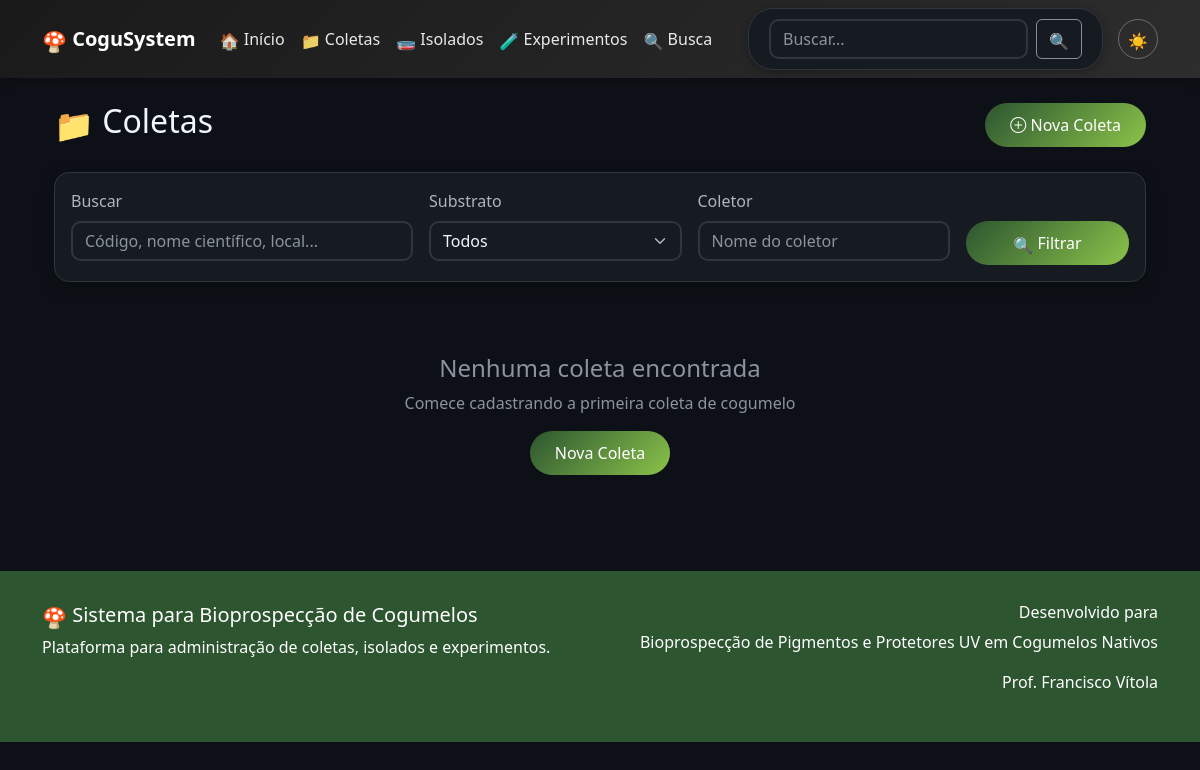
The page /coletas on the database as committed earlier.
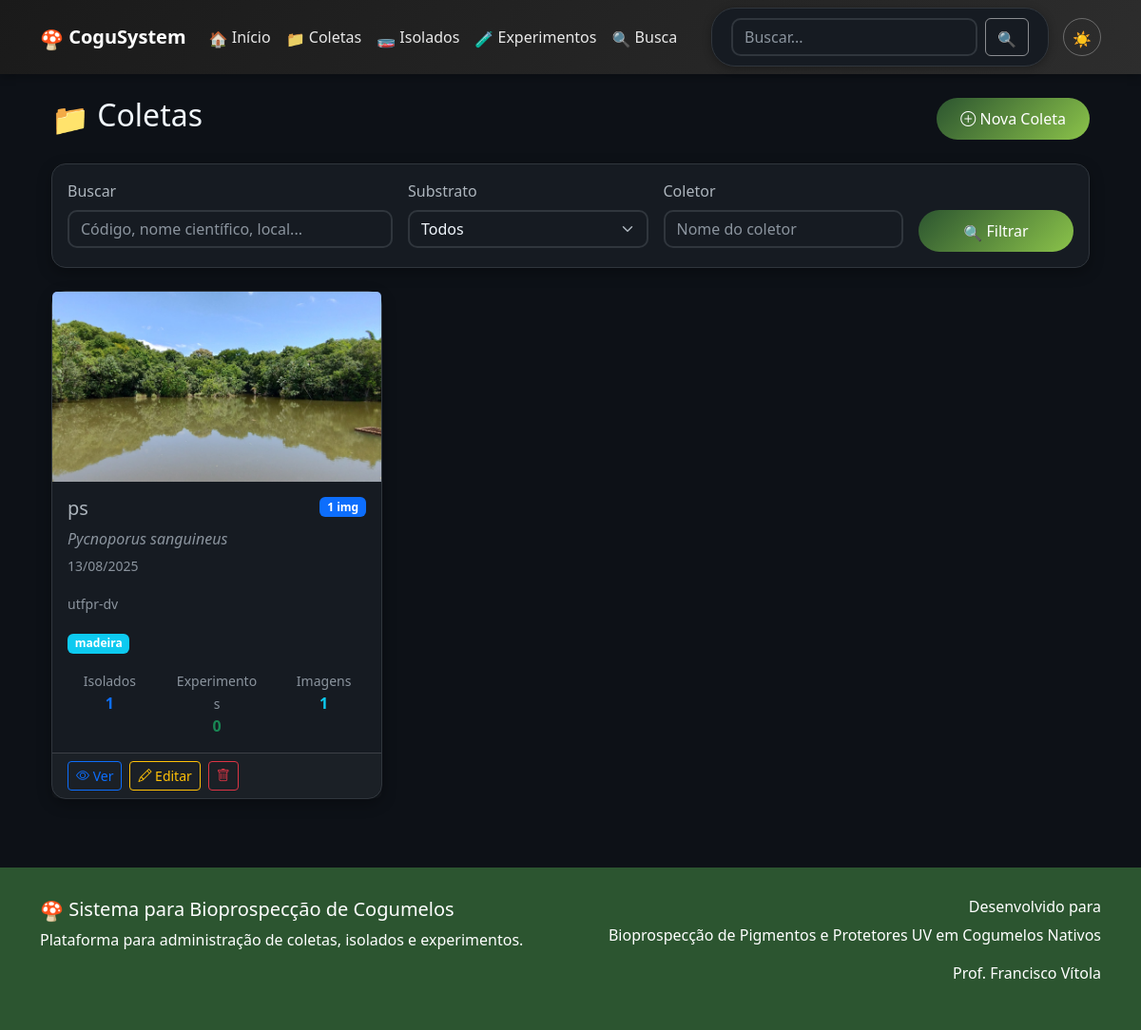
The same page on the database as committed later.
### app.py (models this page shows)
class Coleta(db.Model):
    id = db.Column(db.Integer, primary_key=True)
    codigo = db.Column(db.String(50), unique=True, nullable=False)
    nome_cientifico = db.Column(db.String(200))
    nome_popular = db.Column(db.String(200))
    data_coleta = db.Column(db.Date, nullable=False)
    local_coleta = db.Column(db.String(500))
    coordenadas = db.Column(db.String(100))
    substrato = db.Column(db.String(200))
    coletor = db.Column(db.String(200))
    observacoes = db.Column(db.Text)
    data_cadastro = db.Column(db.DateTime, default=datetime.utcnow)
    isolados = db.relationship('Isolado', backref='coleta', lazy=True, cascade='all, delete-orphan')
    experimentos = db.relationship('Experimento', backref='coleta', lazy=True, cascade='all, delete-orphan')
    imagens = db.relationship('ImagemColeta', back_populates='coleta', lazy=True, cascade='all, delete-orphan')

class ImagemColeta(db.Model):
    id = db.Column(db.Integer, primary_key=True)
    coleta_id = db.Column(db.Integer, db.ForeignKey('coleta.id'), nullable=False)
    nome_arquivo = db.Column(db.String(255), nullable=False)
    descricao = db.Column(db.String(500))
    data_upload = db.Column(db.DateTime, default=datetime.utcnow)
    coleta = db.relationship('Coleta', back_populates='imagens')

### app.py (the view, shortened to what this page needs)
@app.route('/coletas')
def coletas():
    page = request.args.get('page', 1, type=int)
    search = request.args.get('search', '')
    substrato = request.args.get('substrato', '')
    coletor = request.args.get('coletor', '')
    query = Coleta.query
    if substrato:
        query = query.filter(Coleta.substrato == substrato)
    if coletor:
        query = query.filter(Coleta.coletor.contains(coletor))
    coletas = query.order_by(Coleta.data_cadastro.desc()).paginate(
        page=page, per_page=20, error_out=False)
    return render_template('coletas.html', coletas=coletas)

### templates/coletas.html (shortened to what this page needs)
{% extends "base.html" %}
{% block content %}
<div class="container mt-4">
    <div class="row mb-4">
        <div class="col-12">
            <div class="d-flex justify-content-between align-items-center">
                <h2><i class="bi bi-collection"></i> Coletas</h2>
                <a href="{{ url_for('nova_coleta') }}" class="btn btn-primary">
                    <i class="bi bi-plus-circle"></i> Nova Coleta
                </a>
            </div>
        </div>
    </div>
    <div class="row mb-4">
        <div class="col-12">
            <div class="card">
                <div class="card-body">
                    <form method="GET" class="row g-3">
                        <div class="col-md-4">
                            <label for="search" class="form-label">Buscar</label>
                            <input type="text" class="form-control" id="search" name="search"
                                   value="{{ request.args.get('search', '') }}"
                                   placeholder="Código, nome científico, local...">
                        </div>
                        <div class="col-md-3">
                            <label for="substrato" class="form-label">Substrato</label>
                            <select class="form-select" id="substrato" name="substrato">
                                <option value="">Todos</option>
                            </select>
                        </div>
                        <div class="col-md-3">
                            <label for="coletor" class="form-label">Coletor</label>
                            <input type="text" class="form-control" id="coletor" name="coletor"
                                   value="{{ request.args.get('coletor', '') }}"
                                   placeholder="Nome do coletor">
                        </div>
                        <div class="col-md-2">
                            <label class="form-label">&nbsp;</label>
                            <div class="d-grid">
                                <button type="submit" class="btn btn-primary">
                                    <i class="bi bi-search"></i> Filtrar
                                </button>
                            </div>
                        </div>
                    </form>
                </div>
            </div>
        </div>
    </div>
    <div class="row">
        {% for coleta in coletas.items %}
        <div class="col-lg-6 col-xl-4 mb-4">
            <div class="card h-100">
                {% if coleta.imagens %}
                <img src="{{ url_for('uploaded_file', filename=coleta.imagens[0].nome_arquivo) }}"
                     class="card-img-top"
                     style="height: 200px; object-fit: cover;"
                     alt="Imagem da coleta {{ coleta.codigo }}">
                {% else %}
                <div class="card-img-top bg-light d-flex align-items-center justify-content-center"
                     style="height: 200px;">
                    <i class="fas fa-image fa-3x text-muted"></i>
                </div>
                {% endif %}
                <div class="card-body">
                    <div class="d-flex justify-content-between align-items-start mb-2">
                        <h5 class="card-title mb-0">{{ coleta.codigo }}</h5>
                        <span class="badge bg-primary">{{ coleta.imagens|length }} img</span>
                    </div>
                    {% if coleta.nome_cientifico %}
                    <p class="card-text text-muted mb-1">
                        <em>{{ coleta.nome_cientifico }}</em>
                    </p>
                    {% endif %}
                    <p class="card-text">
                        <small class="text-muted">
                             {{ coleta.data_coleta.strftime('%d/%m/%Y') }}
                        </small>
                    </p>
                    {% if coleta.local_coleta %}
                    <p class="card-text">
                        <small class="text-muted">
                             {{ coleta.local_coleta[:50] }}{% if coleta.local_coleta|length > 50 %}...{% endif %}
                        </small>
                    </p>
                    {% endif %}
                    {% if coleta.substrato %}
                    <p class="card-text">
                        <span class="badge bg-info">{{ coleta.substrato }}</span>
                    </p>
                    {% endif %}
                    <div class="row text-center mt-3">
                        <div class="col-4">
                            <small class="text-muted">Isolados</small>
                            <div class="fw-bold text-primary">{{ coleta.isolados|length }}</div>
                        </div>
                        <div class="col-4">
                            <small class="text-muted">Experimentos</small>
                            <div class="fw-bold text-success">{{ coleta.experimentos|length }}</div>
                        </div>
                        <div class="col-4">
                            <small class="text-muted">Imagens</small>
                            <div class="fw-bold text-info">{{ coleta.imagens|length }}</div>
                        </div>
                    </div>
                </div>
                <div class="card-footer">
                    <div class="d-flex gap-2">
                        <a href="{{ url_for('coleta_detalhe', id=coleta.id) }}" class="btn btn-outline-primary btn-sm">
                            <i class="bi bi-eye"></i> Ver
                        </a>
                        <a href="{{ url_for('editar_coleta', id=coleta.id) }}" class="btn btn-outline-warning btn-sm">
                            <i class="bi bi-pencil"></i> Editar
                        </a>
                        <button type="button" class="btn btn-outline-danger btn-sm delete-coleta-btn"
                                data-coleta-id="{{ coleta.id }}"
                                data-coleta-codigo="{{ coleta.codigo }}"
                                data-imagens-count="{{ coleta.imagens|length }}"
                                data-isolados-count="{{ coleta.isolados|length }}"
                                data-experimentos-count="{{ coleta.experimentos|length }}">
                            <i class="bi bi-trash"></i>
                        </button>
                    </div>
                </div>
            </div>
        </div>
        {% else %}
        <div class="col-12">
            <div class="text-center py-5">
                <h4 class="text-muted">Nenhuma coleta encontrada</h4>
                <p class="text-muted">Comece cadastrando a primeira coleta de cogumelo</p>
                <a href="{{ url_for('nova_coleta') }}" class="btn btn-primary">
                     Nova Coleta
                </a>
            </div>
        </div>
        {% endfor %}
    </div>
</div>
{% endblock %}

### templates/base.html (shortened to what this page needs)
<!DOCTYPE html>
<html lang="pt-BR" data-bs-theme="dark">
<head>
    <link href="https://cdn.jsdelivr.net/npm/bootstrap@5.3.0/dist/css/bootstrap.min.css" rel="stylesheet">
    <link href="https://cdn.jsdelivr.net/npm/bootstrap-icons@1.11.3/font/bootstrap-icons.css" rel="stylesheet">
</head>
<body>
    <nav class="navbar navbar-expand-lg navbar-dark">
        <div class="container">
            <a class="navbar-brand" href="{{ url_for('index') }}">
                <i class="bi bi-mushroom"></i> CoguSystem
            </a>
            <div class="collapse navbar-collapse" id="navbarNav">
                <ul class="navbar-nav me-auto">
                    <li class="nav-item">
                        <a class="nav-link" href="{{ url_for('index') }}">
                            <i class="bi bi-house"></i> Início
                        </a>
                    </li>
                    <li class="nav-item">
                        <a class="nav-link" href="{{ url_for('coletas') }}">
                            <i class="bi bi-collection"></i> Coletas
                        </a>
                    </li>
                    <li class="nav-item">
                        <a class="nav-link" href="{{ url_for('isolados') }}">
                            <i class="bi bi-petri-dish"></i> Isolados
                        </a>
                    </li>
                    <li class="nav-item">
                        <a class="nav-link" href="{{ url_for('experimentos') }}">
                            <i class="bi bi-flask"></i> Experimentos
                        </a>
                    </li>
                    <li class="nav-item">
                        <a class="nav-link" href="{{ url_for('busca') }}">
                            <i class="bi bi-search"></i> Busca
                        </a>
                    </li>
                </ul>
                <form class="d-flex search-box" action="{{ url_for('busca') }}" method="GET">
                    <input class="form-control me-2" type="search" name="q" placeholder="Buscar..." aria-label="Search">
                    <button class="btn btn-outline-light" type="submit">
                        <i class="bi bi-search"></i>
                    </button>
                </form>
                <button class="theme-toggle" id="themeToggle" title="Alternar tema">
                    <i class="bi bi-moon" id="themeIcon"></i>
                </button>
            </div>
        </div>
    </nav>
    <main class="container my-4">
        {% block content %}{% endblock %}
    </main>
    <footer class="footer">
        <div class="container">
            <div class="row">
                <div class="col-md-6">
                    <h5><i class="bi bi-mushroom"></i> Sistema para Bioprospecção de Cogumelos</h5>
                    <p>Plataforma para administração de coletas, isolados e experimentos.</p>
                </div>
                <div class="col-md-6 text-md-end">
                    <h6>Desenvolvido para</h6>
                    <p>Bioprospecção de Pigmentos e Protetores UV em Cogumelos Nativos</p>
                    <p>Prof. Francisco Vítola</p>
                </div>
            </div>
        </div>
    </footer>
</body>
</html>

### templates/base.html (style rules this page uses)
:root { --primary-color: #2c5530; --secondary-color: #8bc34a; --accent-color: #ff9800; --bg-primary: #f8f9fa; --bg-secondary: #ffffff; --text-primary: #212529; --text-secondary: #6c757d; --border-color: #e9ecef; --card-shadow: rgba(0,0,0,0.08); --navbar-bg: linear-gradient(135deg, var(--primary-color), var(--secondary-color)); }
[data-bs-theme="dark"] { --bg-primary: #0d1117; --bg-secondary: #161b22; --text-primary: #f0f6fc; --text-secondary: #8b949e; --border-color: #30363d; --card-shadow: rgba(0,0,0,0.3); --navbar-bg: linear-gradient(135deg, #1a1a1a, #2d2d2d); }
body { background-color: var(--bg-primary); color: var(--text-primary); font-family: 'Segoe UI', Tahoma, Geneva, Verdana, sans-serif; transition: background-color 0.3s ease, color 0.3s ease; }
.navbar { background: var(--navbar-bg); box-shadow: 0 2px 10px rgba(0,0,0,0.3); }
.navbar-brand { font-weight: bold; color: white !important; }
.nav-link { color: rgba(255,255,255,0.9) !important; transition: all 0.3s ease; }
.card { background-color: var(--bg-secondary); border: 1px solid var(--border-color); border-radius: 15px; box-shadow: 0 5px 15px var(--card-shadow); transition: transform 0.3s ease, box-shadow 0.3s ease; }
.btn-primary { background: linear-gradient(135deg, var(--primary-color), var(--secondary-color)); border: none; border-radius: 25px; padding: 10px 25px; transition: all 0.3s ease; }
.footer { background: var(--primary-color); color: white; padding: 2rem 0; margin-top: 3rem; }
.search-box { background: var(--bg-secondary); border: 1px solid var(--border-color); border-radius: 25px; padding: 10px 20px; box-shadow: 0 2px 10px var(--card-shadow); }
.form-control, .form-select { background-color: var(--bg-secondary); color: var(--text-primary); border: 2px solid var(--border-color); border-radius: 10px; transition: all 0.3s ease; }
.form-control::placeholder { color: var(--text-secondary); }
.text-muted { color: var(--text-secondary) !important; }
.btn-outline-light { color: rgba(255,255,255,0.9); border-color: rgba(255,255,255,0.5); }
.theme-toggle { background: none; border: 1px solid rgba(255,255,255,0.3); color: white; border-radius: 50%; width: 40px; height: 40px; display: flex; align-items: center; justify-content: center; transition: all 0.3s ease; margin-left: 15px; }
.bi { display: inline-block; font-style: normal; font-variant: normal; text-rendering: auto; line-height: 1; }
.bi-petri-dish::before { content: "🧫"; }
.bi-flask::before { content: "🧪"; }
.bi-house::before { content: "🏠"; }
.bi-collection::before { content: "📁"; }
.bi-search::before { content: "🔍"; }
.bi-mushroom::before { content: "🍄"; }
.bi-sun::before { content: "☀️"; }

Rows that differ between the two databases and show on the page:
added Coleta: nome_arquivo (picture), codigo "ps", imagens|length "1", nome_cientifico "Pycnoporus sanguineus", data_coleta "13/08/2025", local_coleta "utfpr-dv", substrato "madeira", isolados|length "1", experimentos|length "0"
Other text that changed with them:
text no longer shown: "Nenhuma coleta encontrada Comece cadastrando a primeira coleta de cogumelo Nova Coleta"
